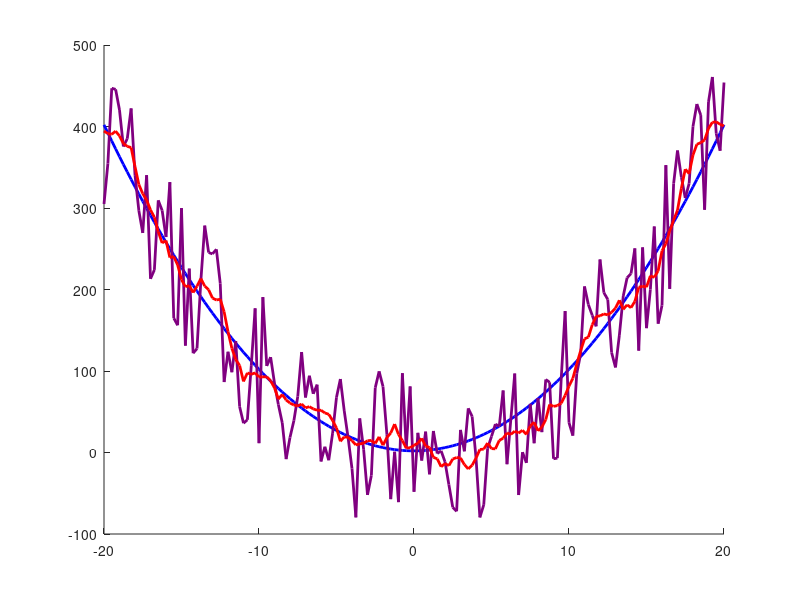

The MATLAB source for this figure:
%Plotter function, just used a simple function.
x = -20:0.25:20;
y = x.^2 + 2;

clf; %clearing graph to use multiple times.
hold on; %holding so all three graphs can show at once.

%plotting the plotter with blue color, 2 thickness
plot(x, y, 'b-', 'LineWidth', 2);


%loop to salt the data comparatively to the java file.
for i = 1:length(y)
  temp = y(i);
  temp = temp + (rand() * 200 - 100);
  y(i) = temp;
end;



%setting the window size and smoothing with a moving average.
winSize = 10;
smoother = movmean(y, winSize);

%plotting the salted and smoothed graphs.
%salted is purple with thickness 2.
%smoothed is red with thickness 2.
plot(x, y, 'Color', '#800080', 'LineWidth', 2);
plot(x, smoother, 'r-', 'LineWidth', 2);
hold off; %stop the hold on graph display.

